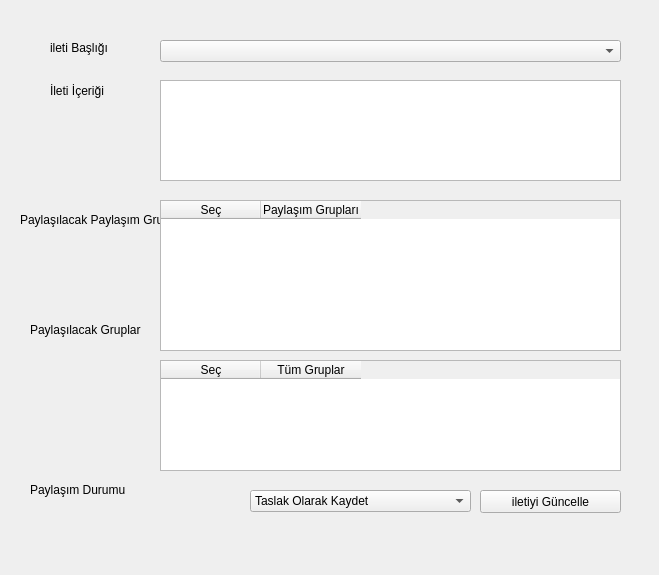
<?xml version="1.0" encoding="UTF-8"?>
<ui version="4.0">
 <class>Form</class>
 <widget class="QWidget" name="Form">
  <property name="geometry">
   <rect>
    <x>0</x>
    <y>0</y>
    <width>659</width>
    <height>575</height>
   </rect>
  </property>
  <property name="windowTitle">
   <string>Yeni İleti Ekranı</string>
  </property>
  <widget class="QLabel" name="label">
   <property name="geometry">
    <rect>
     <x>50</x>
     <y>40</y>
     <width>81</width>
     <height>16</height>
    </rect>
   </property>
   <property name="text">
    <string>ileti Başlığı</string>
   </property>
  </widget>
  <widget class="QLabel" name="label_2">
   <property name="geometry">
    <rect>
     <x>50</x>
     <y>80</y>
     <width>81</width>
     <height>21</height>
    </rect>
   </property>
   <property name="text">
    <string>İleti İçeriği</string>
   </property>
  </widget>
  <widget class="QLabel" name="label_3">
   <property name="geometry">
    <rect>
     <x>20</x>
     <y>210</y>
     <width>151</width>
     <height>20</height>
    </rect>
   </property>
   <property name="text">
    <string>Paylaşılacak Paylaşım Grupları</string>
   </property>
  </widget>
  <widget class="QLabel" name="label_4">
   <property name="geometry">
    <rect>
     <x>30</x>
     <y>320</y>
     <width>151</width>
     <height>20</height>
    </rect>
   </property>
   <property name="text">
    <string>Paylaşılacak Gruplar</string>
   </property>
  </widget>
  <widget class="QLabel" name="label_5">
   <property name="geometry">
    <rect>
     <x>30</x>
     <y>480</y>
     <width>151</width>
     <height>20</height>
    </rect>
   </property>
   <property name="text">
    <string>Paylaşım Durumu</string>
   </property>
  </widget>
  <widget class="QComboBox" name="paylasim_durumu">
   <property name="geometry">
    <rect>
     <x>250</x>
     <y>490</y>
     <width>221</width>
     <height>22</height>
    </rect>
   </property>
   <item>
    <property name="text">
     <string>Taslak Olarak Kaydet</string>
    </property>
   </item>
   <item>
    <property name="text">
     <string>Paylaş</string>
    </property>
   </item>
  </widget>
  <widget class="QPushButton" name="onayla">
   <property name="geometry">
    <rect>
     <x>480</x>
     <y>490</y>
     <width>141</width>
     <height>23</height>
    </rect>
   </property>
   <property name="text">
    <string>iletiyi Güncelle</string>
   </property>
  </widget>
  <widget class="QTableWidget" name="gruplar">
   <property name="geometry">
    <rect>
     <x>160</x>
     <y>360</y>
     <width>461</width>
     <height>111</height>
    </rect>
   </property>
   <column>
    <property name="text">
     <string>Seç</string>
    </property>
   </column>
   <column>
    <property name="text">
     <string>Tüm Gruplar</string>
    </property>
   </column>
  </widget>
  <widget class="QTableWidget" name="paylasim_gruplari">
   <property name="geometry">
    <rect>
     <x>160</x>
     <y>200</y>
     <width>461</width>
     <height>151</height>
    </rect>
   </property>
   <column>
    <property name="text">
     <string>Seç</string>
    </property>
   </column>
   <column>
    <property name="text">
     <string>Paylaşım Grupları</string>
    </property>
   </column>
  </widget>
  <widget class="QTextEdit" name="ileti_icerigi">
   <property name="geometry">
    <rect>
     <x>160</x>
     <y>80</y>
     <width>461</width>
     <height>101</height>
    </rect>
   </property>
  </widget>
  <widget class="QComboBox" name="ileti_basliklari">
   <property name="geometry">
    <rect>
     <x>160</x>
     <y>40</y>
     <width>461</width>
     <height>22</height>
    </rect>
   </property>
  </widget>
 </widget>
 <resources/>
 <connections>
  <connection>
   <sender>onayla</sender>
   <signal>clicked()</signal>
   <receiver>Form</receiver>
   <slot>ileti_onay()</slot>
   <hints>
    <hint type="sourcelabel">
     <x>513</x>
     <y>461</y>
    </hint>
    <hint type="destinationlabel">
     <x>415</x>
     <y>453</y>
    </hint>
   </hints>
  </connection>
 </connections>
 <slots>
  <slot>ileti_onay()</slot>
 </slots>
</ui>
